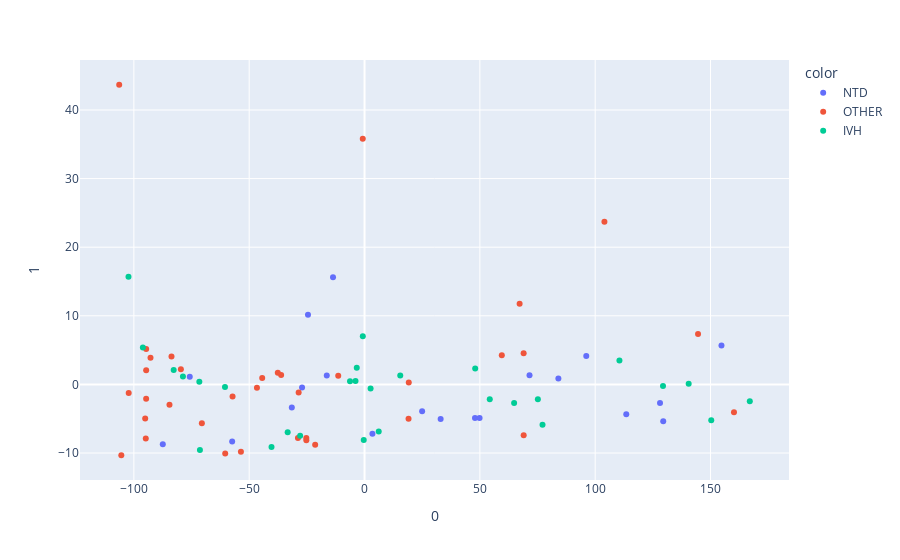

Notebook code cell kept with this figure:
### Code cell
df = pd.read_csv("DS1.csv")
X = df[['Months', 'BMI', 'Age', 'FOHR', 'FR']]

pca = PCA(n_components=5)
components = pca.fit_transform(X)

fig = px.scatter(components, x=0, y=1, color = df['Etiology'])
fig.show()

### Figure 1 — Plotly figure (JSON) as saved in the notebook; plotly's stock layout.template omitted (floating-point values rounded to 4 significant figures)
{"data": [{"hovertemplate": "color=NTD<br>0=%{x}<br>1=%{y}<extra></extra>", "legendgroup": "NTD", "marker": {"color": "#636efa", "symbol": "circle"}, "mode": "markers", "name": "NTD", "orientation": "v", "showlegend": true, "type": "scatter", "x": [-75.77, 129.5, 84.04, -57.39, 47.88, 154.7, 96.13, 113.5, 24.97, 49.88, 128.1, -27.08, -24.52, -16.37, 3.424, -87.46, -13.66, -31.53, 33.0, 71.53], "xaxis": "x", "y": [1.12, -5.353, 0.8518, -8.337, -4.889, 5.662, 4.155, -4.341, -3.928, -4.912, -2.699, -0.4446, 10.16, 1.297, -7.183, -8.713, 15.61, -3.351, -5.024, 1.344], "yaxis": "y"}, {"hovertemplate": "color=OTHER<br>0=%{x}<br>1=%{y}<extra></extra>", "legendgroup": "OTHER", "marker": {"color": "#EF553B", "symbol": "circle"}, "mode": "markers", "name": "OTHER", "orientation": "v", "showlegend": true, "type": "scatter", "x": [160.2, -70.52, -11.4, 144.6, -94.83, -102.2, -46.64, -21.4, 19.18, 19.08, -94.66, -94.67, -94.68, -92.79, -79.62, -84.56, -44.36, -36.15, -28.56, 59.51, 68.98, 67.24, -95.09, -106.4, -28.87, 104.0, -105.4, -60.4, -53.59, 69.0, -0.7585, -57.21, -37.61, -83.69, -25.23, -25.23], "xaxis": "x", "y": [-4.054, -5.669, 1.276, 7.353, -7.879, -1.243, -0.473, -8.786, 0.2669, -5.023, 5.155, 2.063, -2.1, 3.878, 2.226, -2.972, 0.9349, 1.386, -1.168, 4.263, 4.528, 11.77, -4.982, 43.68, -7.823, 23.71, -10.33, -10.05, -9.815, -7.4, 35.81, -1.766, 1.696, 4.071, -8.156, -7.823], "yaxis": "y"}, {"hovertemplate": "color=IVH<br>0=%{x}<br>1=%{y}<extra></extra>", "legendgroup": "IVH", "marker": {"color": "#00cc96", "symbol": "circle"}, "mode": "markers", "name": "IVH", "orientation": "v", "showlegend": true, "type": "scatter", "x": [-96.1, -40.32, 54.29, -3.366, 150.3, -0.7402, 140.5, -78.72, 15.48, -60.5, -33.32, 2.627, 64.85, 167.0, -27.91, 75.14, 129.4, -82.73, -71.61, -6.286, 6.153, 110.5, -71.36, -0.3415, 77.16, 47.98, -3.9, -102.3], "xaxis": "x", "y": [5.366, -9.112, -2.167, 2.436, -5.221, 7.013, 0.08557, 1.137, 1.314, -0.3757, -6.984, -0.5954, -2.709, -2.463, -7.468, -2.167, -0.2154, 2.107, 0.3706, 0.4689, -6.869, 3.501, -9.57, -8.106, -5.865, 2.308, 0.49, 15.7], "yaxis": "y"}], "layout": {"legend": {"title": {"text": "color"}, "tracegroupgap": 0}, "margin": {"t": 60}, "xaxis": {"anchor": "y", "domain": [0, 1], "title": {"text": "0"}}, "yaxis": {"anchor": "x", "domain": [0, 1], "title": {"text": "1"}}}}
